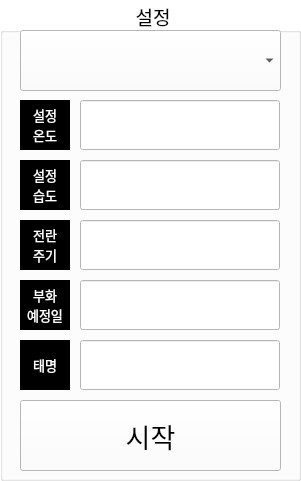
   <widget class="QGroupBox" name="gb_setting">
    <property name="geometry">
     <rect>
      <x>180</x>
      <y>20</y>
      <width>301</width>
      <height>481</height>
     </rect>
    </property>
    <property name="sizePolicy">
     <sizepolicy hsizetype="Fixed" vsizetype="Fixed">
      <horstretch>0</horstretch>
      <verstretch>0</verstretch>
     </sizepolicy>
    </property>
    <property name="font">
     <font>
      <family>HY헤드라인M</family>
      <pointsize>14</pointsize>
     </font>
    </property>
    <property name="styleSheet">
     <string notr="true">background-color: rgb(255, 255, 255);</string>
    </property>
    <property name="title">
     <string>설정</string>
    </property>
    <property name="alignment">
     <set>Qt::AlignCenter</set>
    </property>
    <widget class="QComboBox" name="cb_bird">
     <property name="geometry">
      <rect>
       <x>20</x>
       <y>30</y>
       <width>261</width>
       <height>61</height>
      </rect>
     </property>
     <property name="sizePolicy">
      <sizepolicy hsizetype="Fixed" vsizetype="Fixed">
       <horstretch>0</horstretch>
       <verstretch>0</verstretch>
      </sizepolicy>
     </property>
     <property name="font">
      <font>
       <family>HY견고딕</family>
       <pointsize>18</pointsize>
       <weight>50</weight>
       <bold>false</bold>
       <kerning>true</kerning>
      </font>
     </property>
     <property name="mouseTracking">
      <bool>false</bool>
     </property>
     <property name="tabletTracking">
      <bool>false</bool>
     </property>
     <property name="focusPolicy">
      <enum>Qt::WheelFocus</enum>
     </property>
     <property name="layoutDirection">
      <enum>Qt::LeftToRight</enum>
     </property>
     <property name="autoFillBackground">
      <bool>false</bool>
     </property>
     <property name="styleSheet">
      <string notr="true">border-color: rgb(0, 0, 0);</string>
     </property>
     <property name="editable">
      <bool>false</bool>
     </property>
     <property name="currentText">
      <string/>
     </property>
     <property name="duplicatesEnabled">
      <bool>false</bool>
     </property>
     <property name="frame">
      <bool>true</bool>
     </property>
    </widget>
    <widget class="QLabel" name="label">
     <property name="geometry">
      <rect>
       <x>20</x>
       <y>100</y>
       <width>50</width>
       <height>50</height>
      </rect>
     </property>
     <property name="font">
      <font>
       <family>HY엽서M</family>
       <pointsize>10</pointsize>
       <weight>50</weight>
       <bold>false</bold>
      </font>
     </property>
     <property name="styleSheet">
      <string notr="true">color: rgb(255, 255, 255);
background-color: rgb(0, 0, 0);</string>
     </property>
     <property name="frameShape">
      <enum>QFrame::WinPanel</enum>
     </property>
     <property name="frameShadow">
      <enum>QFrame::Raised</enum>
     </property>
     <property name="text">
      <string>설정
온도</string>
     </property>
     <property name="alignment">
      <set>Qt::AlignCenter</set>
     </property>
    </widget>
    <widget class="QLabel" name="label_2">
     <property name="geometry">
      <rect>
       <x>20</x>
       <y>160</y>
       <width>50</width>
       <height>50</height>
      </rect>
     </property>
     <property name="font">
      <font>
       <family>HY엽서M</family>
       <pointsize>10</pointsize>
       <weight>50</weight>
       <bold>false</bold>
      </font>
     </property>
     <property name="styleSheet">
      <string notr="true">color: rgb(255, 255, 255);
background-color: rgb(0, 0, 0);</string>
     </property>
     <property name="frameShape">
      <enum>QFrame::WinPanel</enum>
     </property>
     <property name="frameShadow">
      <enum>QFrame::Raised</enum>
     </property>
     <property name="text">
      <string>설정
습도</string>
     </property>
     <property name="alignment">
      <set>Qt::AlignCenter</set>
     </property>
    </widget>
    <widget class="QLineEdit" name="le_on">
     <property name="geometry">
      <rect>
       <x>80</x>
       <y>100</y>
       <width>200</width>
       <height>50</height>
      </rect>
     </property>
     <property name="text">
      <string/>
     </property>
    </widget>
    <widget class="QLineEdit" name="le_suep">
     <property name="geometry">
      <rect>
       <x>80</x>
       <y>160</y>
       <width>200</width>
       <height>50</height>
      </rect>
     </property>
    </widget>
    <widget class="QLabel" name="label_6">
     <property name="geometry">
      <rect>
       <x>20</x>
       <y>220</y>
       <width>50</width>
       <height>50</height>
      </rect>
     </property>
     <property name="font">
      <font>
       <family>HY엽서M</family>
       <pointsize>10</pointsize>
       <weight>50</weight>
       <bold>false</bold>
      </font>
     </property>
     <property name="styleSheet">
      <string notr="true">color: rgb(255, 255, 255);
background-color: rgb(0, 0, 0);</string>
     </property>
     <property name="frameShape">
      <enum>QFrame::WinPanel</enum>
     </property>
     <property name="frameShadow">
      <enum>QFrame::Raised</enum>
     </property>
     <property name="text">
      <string>전란
주기</string>
     </property>
     <property name="alignment">
      <set>Qt::AlignCenter</set>
     </property>
    </widget>
    <widget class="QLineEdit" name="le_roll">
     <property name="geometry">
      <rect>
       <x>80</x>
       <y>220</y>
       <width>200</width>
       <height>50</height>
      </rect>
     </property>
    </widget>
    <widget class="QPushButton" name="btn_start">
     <property name="geometry">
      <rect>
       <x>20</x>
       <y>400</y>
       <width>261</width>
       <height>71</height>
      </rect>
     </property>
     <property name="font">
      <font>
       <family>HY견고딕</family>
       <pointsize>20</pointsize>
       <weight>50</weight>
       <bold>false</bold>
      </font>
     </property>
     <property name="text">
      <string>시작</string>
     </property>
    </widget>
    <widget class="QLineEdit" name="le_name">
     <property name="geometry">
      <rect>
       <x>80</x>
       <y>340</y>
       <width>200</width>
       <height>50</height>
      </rect>
     </property>
    </widget>
    <widget class="QLabel" name="label_11">
     <property name="geometry">
      <rect>
       <x>20</x>
       <y>340</y>
       <width>50</width>
       <height>50</height>
      </rect>
     </property>
     <property name="font">
      <font>
       <family>HY엽서M</family>
       <pointsize>10</pointsize>
       <weight>50</weight>
       <bold>false</bold>
      </font>
     </property>
     <property name="styleSheet">
      <string notr="true">color: rgb(255, 255, 255);
background-color: rgb(0, 0, 0);</string>
     </property>
     <property name="frameShape">
      <enum>QFrame::WinPanel</enum>
     </property>
     <property name="frameShadow">
      <enum>QFrame::Raised</enum>
     </property>
     <property name="text">
      <string>태명</string>
     </property>
     <property name="alignment">
      <set>Qt::AlignCenter</set>
     </property>
    </widget>
    <widget class="QPushButton" name="btn_x3">
     <property name="geometry">
      <rect>
       <x>270</x>
       <y>10</y>
       <width>31</width>
       <height>21</height>
      </rect>
     </property>
     <property name="text">
      <string/>
     </property>
     <property name="icon">
      <iconset>
       <normaloff>../exit2.png</normaloff>../exit2.png</iconset>
     </property>
     <property name="iconSize">
      <size>
       <width>20</width>
       <height>20</height>
      </size>
     </property>
     <property name="autoDefault">
      <bool>false</bool>
     </property>
     <property name="default">
      <bool>false</bool>
     </property>
     <property name="flat">
      <bool>true</bool>
     </property>
    </widget>
    <widget class="QLineEdit" name="le_birth">
     <property name="geometry">
      <rect>
       <x>80</x>
       <y>280</y>
       <width>200</width>
       <height>50</height>
      </rect>
     </property>
    </widget>
    <widget class="QLabel" name="label_7">
     <property name="geometry">
      <rect>
       <x>20</x>
       <y>280</y>
       <width>50</width>
       <height>50</height>
      </rect>
     </property>
     <property name="font">
      <font>
       <family>HY엽서M</family>
       <pointsize>10</pointsize>
       <weight>50</weight>
       <bold>false</bold>
      </font>
     </property>
     <property name="styleSheet">
      <string notr="true">color: rgb(255, 255, 255);
background-color: rgb(0, 0, 0);</string>
     </property>
     <property name="frameShape">
      <enum>QFrame::WinPanel</enum>
     </property>
     <property name="frameShadow">
      <enum>QFrame::Raised</enum>
     </property>
     <property name="text">
      <string>부화
예정일</string>
     </property>
     <property name="alignment">
      <set>Qt::AlignCenter</set>
     </property>
    </widget>
   </widget>
